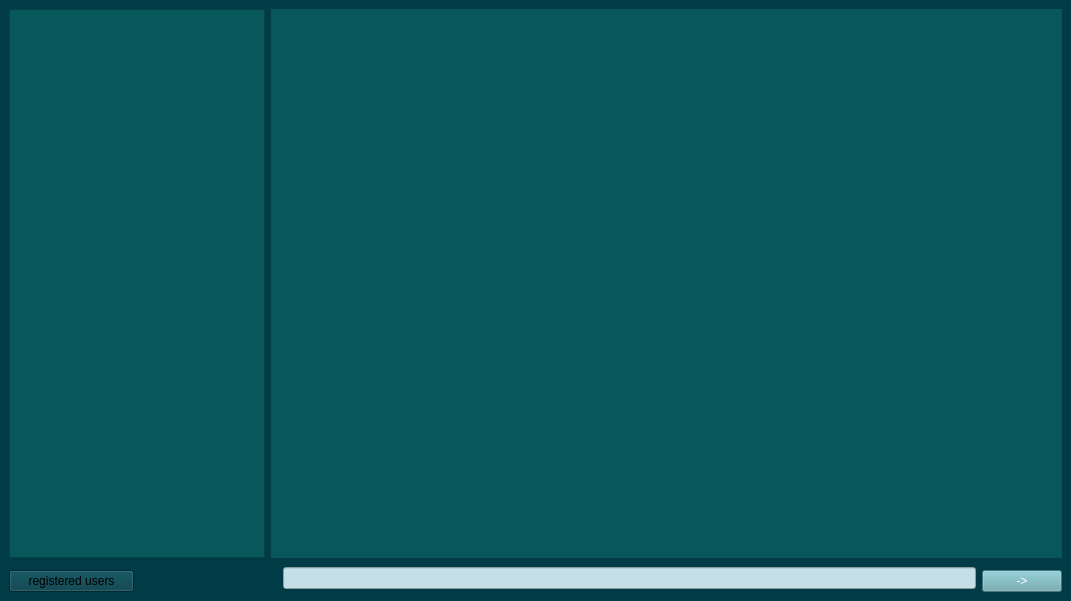
<?xml version="1.0" encoding="UTF-8"?>
<ui version="4.0">
 <class>MainWindow</class>
 <widget class="QMainWindow" name="MainWindow">
  <property name="geometry">
   <rect>
    <x>0</x>
    <y>0</y>
    <width>1071</width>
    <height>601</height>
   </rect>
  </property>
  <property name="windowTitle">
   <string>MainWindow</string>
  </property>
  <property name="autoFillBackground">
   <bool>true</bool>
  </property>
  <property name="styleSheet">
   <string notr="true"/>
  </property>
  <widget class="QWidget" name="centralwidget">
   <property name="autoFillBackground">
    <bool>false</bool>
   </property>
   <property name="styleSheet">
    <string notr="true">background-color: #003B46;
</string>
   </property>
   <layout class="QGridLayout" name="gridLayout">
    <item row="2" column="0">
     <layout class="QHBoxLayout" name="horizontalLayout_2">
      <item>
       <widget class="QPushButton" name="pushButton">
        <property name="text">
         <string>registered users</string>
        </property>
       </widget>
      </item>
     </layout>
    </item>
    <item row="2" column="5">
     <widget class="QPushButton" name="pushButton_2">
      <property name="styleSheet">
       <string notr="true">font: 14pt &quot;Segoe UI&quot;;
color: rgb(255, 255, 255);
background-color: #66A5AD;</string>
      </property>
      <property name="text">
       <string>-&gt;</string>
      </property>
     </widget>
    </item>
    <item row="2" column="1" colspan="2">
     <layout class="QVBoxLayout" name="verticalLayout"/>
    </item>
    <item row="0" column="0" colspan="2">
     <widget class="QTextBrowser" name="textBrowser_2">
      <property name="enabled">
       <bool>true</bool>
      </property>
      <property name="styleSheet">
       <string notr="true">background-color: #07575B;

font: 11pt &quot;Segoe UI&quot;;
color: #C4DFE6;

</string>
      </property>
      <property name="readOnly">
       <bool>true</bool>
      </property>
     </widget>
    </item>
    <item row="1" column="4" rowspan="2">
     <widget class="QLineEdit" name="lineEdit">
      <property name="styleSheet">
       <string notr="true">border-color: rgb(175, 0, 0);
border-bottom-color: rgb(255, 0, 0);
background-color: #C4DFE6;
color: rgb(0, 0, 0);</string>
      </property>
     </widget>
    </item>
    <item row="0" column="2" colspan="4">
     <widget class="QTextBrowser" name="textBrowser">
      <property name="tabletTracking">
       <bool>false</bool>
      </property>
      <property name="toolTip">
       <string>&lt;html&gt;&lt;head/&gt;&lt;body&gt;&lt;p align=&quot;center&quot;&gt;&lt;br/&gt;&lt;/p&gt;&lt;/body&gt;&lt;/html&gt;</string>
      </property>
      <property name="autoFillBackground">
       <bool>true</bool>
      </property>
      <property name="styleSheet">
       <string notr="true">background-color: #07575B;
font: 11pt ;
color: #C4DFE6;
border: 1px solid &quot;black&quot;;
border-radius: 20;


</string>
      </property>
      <property name="readOnly">
       <bool>true</bool>
      </property>
     </widget>
    </item>
   </layout>
  </widget>
 </widget>
 <resources/>
 <connections/>
</ui>
